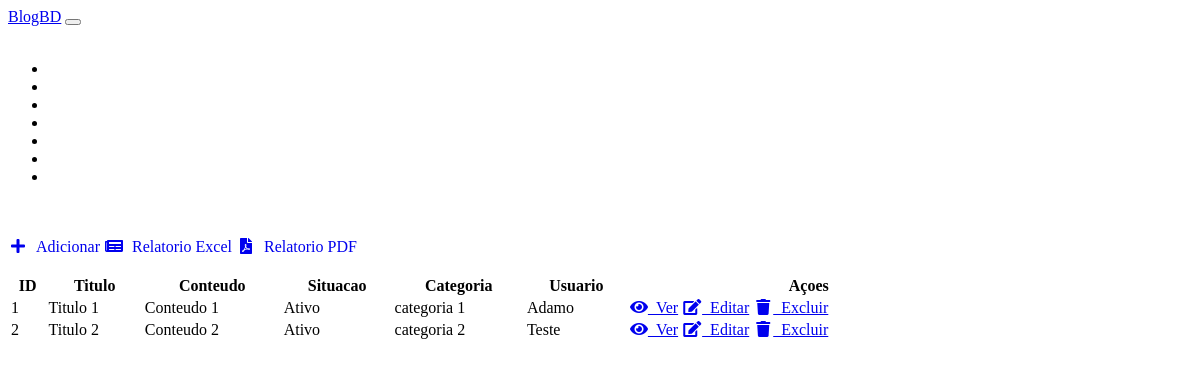
Page /admin/posts/gerenciar.php (signed in) on the earlier database version.
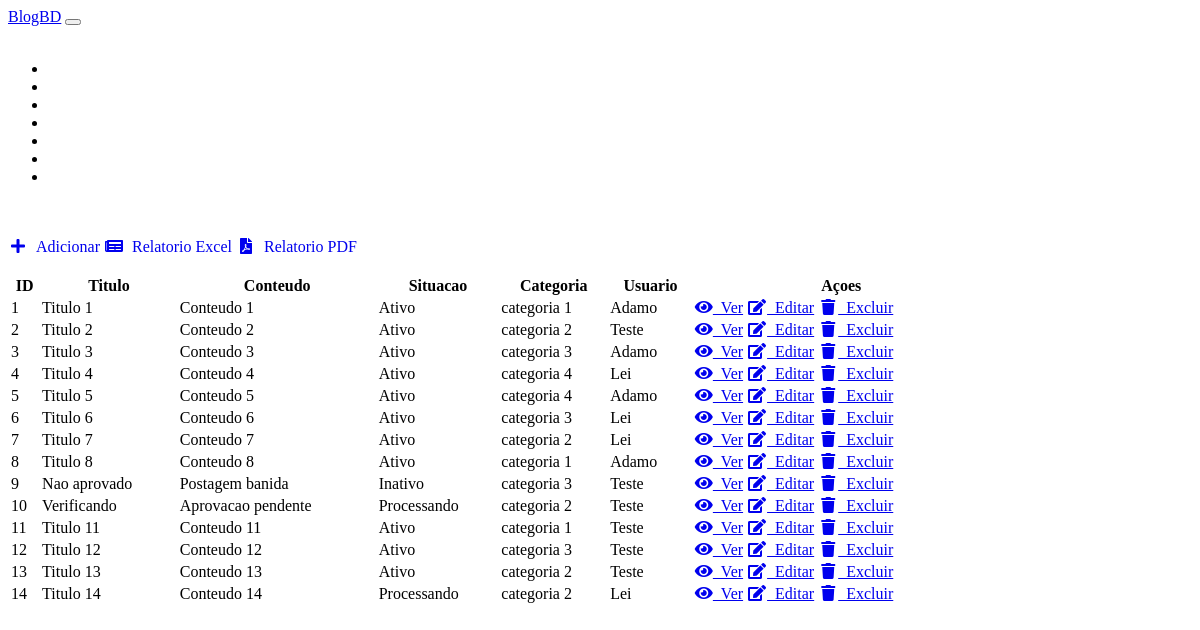
Same page on the later database version.
### tables this page shows
CREATE TABLE `posts` (
  `id` int(11) NOT NULL AUTO_INCREMENT,
  `categoria` int(11) DEFAULT NULL,
  `titulo` varchar(100) DEFAULT NULL,
  `conteudo` varchar(255) DEFAULT NULL,
  `situacao` varchar(7) DEFAULT NULL,
  `criado` date DEFAULT NULL,
  `usuario` int(11) DEFAULT NULL,
  PRIMARY KEY (`id`)
);

CREATE TABLE `situacao` (
  `idsit` int(11) NOT NULL AUTO_INCREMENT,
  `nomesit` varchar(45) DEFAULT NULL,
  PRIMARY KEY (`idsit`)
);

CREATE TABLE `categoria` (
  `idcat` int(11) NOT NULL AUTO_INCREMENT,
  `nomecat` varchar(100) DEFAULT NULL,
  PRIMARY KEY (`idcat`)
);

CREATE TABLE `usuario` (
  `idusuario` int(11) NOT NULL AUTO_INCREMENT,
  `nomeuser` varchar(255) DEFAULT NULL,
  `emailuser` varchar(255) DEFAULT NULL,
  `senha` varchar(255) DEFAULT NULL,
  `recuperasenha` varchar(255) DEFAULT NULL,
  `situacaouser` int(11) DEFAULT NULL,
  `idnivel` varchar(45) DEFAULT NULL,
  PRIMARY KEY (`idusuario`)
);

### admin/posts/gerenciar.php (the view, shortened to what this page needs)
<!doctype html>
<html lang="en">
  <head>
    <link href="https://cdn.jsdelivr.net/npm/bootstrap@5.3.2/dist/css/bootstrap.min.css" rel="stylesheet"integrity="sha384-T3c6CoIi6uLrA9TneNEoa7RxnatzjcDSCmG1MXxSR1GAsXEV/Dwwykc2MPK8M2HN"/>
    <link rel="stylesheet" href="https://cdn.datatables.net/1.13.4/css/dataTables.bootstrap5.min.css">
    <link rel="stylesheet" href="https://use.fontawesome.com/releases/v5.6.3/css/all.css">
  </head>
  <body>
<header class="navbar navbar-dark sticky-top bg-dark flex-md-nowrap p-0 shadow">
  <a class="navbar-brand col-md-3 col-lg-2 me-0 px-3 text-center" href="#">BlogBD</a>
  <button class="navbar-toggler position-absolute d-md-none collapsed" type="button" data-bs-toggle="collapse" data-bs-target="#sidebarMenu" aria-controls="sidebarMenu" aria-expanded="false" aria-label="Toggle navigation">
  </button>
  <div class="navbar-nav">
    <div class="nav-item text-nowrap">
      <a class="nav-link px-3" href="../sair.php">Deslogar-se</a>
    </div>
  </div>
</header>
<div class="container-fluid">
  <div class="row">
    <nav id="sidebarMenu" class="col-md-3 col-lg-2 d-md-block bg-dark sidebar collapse">
      <div class="position-sticky pt-3">
        <ul class="nav flex-column">
          <li class="nav-item">
            <a class="nav-link" aria-current="page" href="../dashboard.php">
            <i class="fa fa-fw fa-star"></i>&nbsp;&nbsp;
            </a>
          </li>
          <li class="nav-item">
            <a class="nav-link" href="../usuarios/gerenciar.php">
            <i class="fa fa-fw fa-user"></i>&nbsp;&nbsp;
            </a>
          </li>
          <li class="nav-item">
            <a class="nav-link" href="../permissoes/gerenciar.php">
            <i class="fa fa-fw fa-users"></i>&nbsp;&nbsp;
            </a>
          </li>
          <li class="nav-item">
            <a class="nav-link" href="../situacoes/gerenciar.php">
            <i class="fa fa-fw fa-handshake"></i>&nbsp;&nbsp;
            </a>
          </li>
          <li class="nav-item">
            <a class="nav-link" href="../categorias/gerenciar.php">
            <i class="fa fa-fw fa-list"></i>&nbsp;&nbsp;
            </a>
          </li>
          <li class="nav-item">
            <a class="nav-link" href="../posts/gerenciar.php">
            <i class="fa fa-fw fa-comments"></i>&nbsp;&nbsp;
            </a>
          </li>
          <li class="nav-item">
            <a class="nav-link" href="#">
            <i class="fa fa-fw fa-bars"></i>&nbsp;&nbsp;
            </a>
          </li>
        </ul>
      </div>
    </nav>
    <main class="corpo">
        <br><br>
            <div class="text-center">
                <a href="novo.php" class="btn btn-primary" role="button" style="text-decoration: none;"><i class="fa fa-plus fa fa-fw"></i>&nbsp;&nbsp;Adicionar</a>
                <a href="geraxls.php" class="btn btn-success" role="button" style="text-decoration: none;"><i class="fa fa-newspaper fa fa-fw"></i>&nbsp;&nbsp;Relatorio Excel</a>
                <a href="gerapdf.php" class="btn btn-danger" role="button" style="text-decoration: none;"><i class="fa fa-file-pdf fa fa-fw"></i>&nbsp;&nbsp;Relatorio PDF</a>
            </div>
                <br>
                    <table id="tabela" class="table table-hover" style="width:100%">
                        <thead>
                            <tr>
                                <th class="text-center">ID</th>
                                <th class="text-center">Titulo</th>
                                <th class="text-center">Conteudo</th>
                                <th class="text-center">Situacao</th>
                                <th class="text-center">Categoria</th>
                                <th class="text-center">Usuario</th>
                                <th class="text-center">Açoes</th>
                            </tr>
                        </thead>
                        <tbody>
                        <?php
                        $conecta = new Sistema();
                        $sql = "SELECT p.id, p.titulo, p.conteudo, u.nomeuser as usuario, c.nomecat as categoria, s.nomesit as situacao from posts as p
left join situacao as s on p.situacao = s.idsit
left join usuario as u on p.usuario = u.idusuario
left join categoria as c on p.categoria = c.idcat";
                        $busca = $conecta->conectado();
                        $resultado = $busca->query($sql);
                        while($mostra = $resultado->fetch(PDO::FETCH_ASSOC))
                            {
                            $id = $mostra["id"];
                            $titulo = $mostra["titulo"];
                            $conteudo = $mostra["conteudo"];
                            $situacao = $mostra["situacao"];
                            $categoria = $mostra["categoria"];
                            $usuario = $mostra["usuario"];
                            if($situacao == 'Ativo')
                            {
                              $color="table-light";
                            }
                            else
                            {
                              if($situacao == 'Inativo')
                              {
                                $color="table-danger";
                              }
                              else
                              {
                                if($situacao == 'Processando')
                                {
                                  $color="table-info";
                                }
                              }
                            }
                        ?>
                            <tr class="<?php echo $color; ?>">
                                <td class="text-center"><?php echo $id; ?></td>
                                <td class="text-center"><?php echo substr($titulo, 0, 25); ?></td>
                                <td class="text-center"><?php echo substr($conteudo, 0, 25); ?></td>
                                <td class="text-center"><?php echo $situacao; ?></td>
                                <td class="text-center"><?php echo $categoria; ?></td>
                                <td class="text-center"><?php echo $usuario; ?></td>
                                <td class="text-center">
                                    <a href="ver.php?id=<?php echo $id; ?>" class="btn btn-info" role="button"><i class="fa fa-eye"></i>&nbsp;&nbsp;Ver</a>
                                    <a href="editar.php?id=<?php echo $id; ?>" class="btn btn-warning" role="button"><i class="fa fa-fw fa-edit"></i>&nbsp;&nbsp;Editar</a>
                                    <a href="excluir.php?id=<?php echo $id; ?>" class="btn btn-danger" role="button"><i class="fa fa-fw fa-trash"></i>&nbsp;&nbsp;Excluir</a>
                                </td>
                            </tr>
                        <?php
                            }
                        ?>
                        </tbody>
                    </table>
                    <br><br><br><br><br><br><br><br><br><br><br><br><br><br><br><br><br><br><br><br>
    </main>
  </div>
</div>
  </body>
</html>

### admin/posts/gerenciar.php (style rules this page uses)
.corpo { width: 83%; position: relative; }
.nav-item .nav-link { color: #ffffff; }

Differences in the rows shown:
added posts: id "3", titulo "Titulo 3", conteudo "Conteudo 3", situacao.nomesit "Ativo", categoria.nomecat "categoria 3", usuario.nomeuser "Adamo"
added posts: id "4", titulo "Titulo 4", conteudo "Conteudo 4", situacao.nomesit "Ativo", categoria.nomecat "categoria 4", usuario.nomeuser "Lei"
added posts: id "5", titulo "Titulo 5", conteudo "Conteudo 5", situacao.nomesit "Ativo", categoria.nomecat "categoria 4", usuario.nomeuser "Adamo"
added posts: id "6", titulo "Titulo 6", conteudo "Conteudo 6", situacao.nomesit "Ativo", categoria.nomecat "categoria 3", usuario.nomeuser "Lei"
added posts: id "7", titulo "Titulo 7", conteudo "Conteudo 7", situacao.nomesit "Ativo", categoria.nomecat "categoria 2", usuario.nomeuser "Lei"
added posts: id "8", titulo "Titulo 8", conteudo "Conteudo 8", situacao.nomesit "Ativo", categoria.nomecat "categoria 1", usuario.nomeuser "Adamo"
added posts: id "9", titulo "Nao aprovado", conteudo "Postagem banida", situacao.nomesit "Inativo", categoria.nomecat "categoria 3", usuario.nomeuser "Teste"
added posts: id "10", titulo "Verificando", conteudo "Aprovacao pendente", situacao.nomesit "Processando", categoria.nomecat "categoria 2", usuario.nomeuser "Teste"
added posts: id "11", titulo "Titulo 11", conteudo "Conteudo 11", situacao.nomesit "Ativo", categoria.nomecat "categoria 1", usuario.nomeuser "Teste"
added posts: id "12", titulo "Titulo 12", conteudo "Conteudo 12", situacao.nomesit "Ativo", categoria.nomecat "categoria 3", usuario.nomeuser "Teste"
added posts: id "13", titulo "Titulo 13", conteudo "Conteudo 13", situacao.nomesit "Ativo", categoria.nomecat "categoria 2", usuario.nomeuser "Teste"
added posts: id "14", titulo "Titulo 14", conteudo "Conteudo 14", situacao.nomesit "Processando", categoria.nomecat "categoria 2", usuario.nomeuser "Lei"
